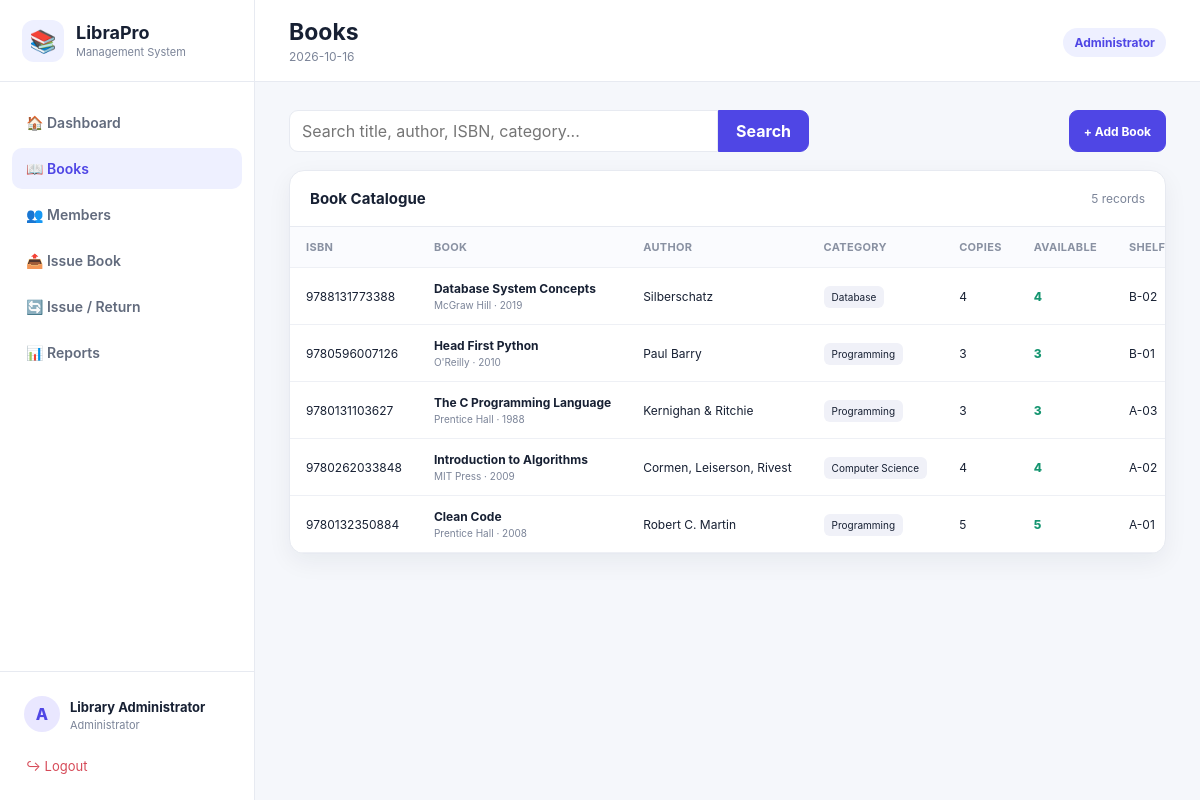
/books (signed in), run on the app's committed database.
### tables this page shows
CREATE TABLE books (
        id INTEGER PRIMARY KEY AUTOINCREMENT,
        isbn TEXT UNIQUE NOT NULL,
        title TEXT NOT NULL,
        author TEXT NOT NULL,
        category TEXT NOT NULL,
        publisher TEXT,
        year INTEGER,
        quantity INTEGER NOT NULL DEFAULT 1,
        available INTEGER NOT NULL DEFAULT 1,
        shelf TEXT,
        created_at TEXT DEFAULT CURRENT_TIMESTAMP
    );

### app.py (the view)
@app.route("/books")
@login_required
def books():
    q = request.args.get("q","").strip()
    conn = get_db()
    if q:
        rows = conn.execute("""SELECT * FROM books WHERE title LIKE ? OR author LIKE ?
                               OR isbn LIKE ? OR category LIKE ? ORDER BY id DESC""",
                            tuple([f"%{q}%"]*4)).fetchall()
    else:
        rows = conn.execute("SELECT * FROM books ORDER BY id DESC").fetchall()
    conn.close()
    return render_template("books.html", books=rows, q=q)

### app.py (called while the page is built)
def get_db():
    conn = sqlite3.connect(DB)
    conn.row_factory = sqlite3.Row
    conn.execute("PRAGMA foreign_keys = ON")
    return conn

def login_required(fn):
    @wraps(fn)
    def wrapper(*args, **kwargs):
        if "user_id" not in session:
            return redirect(url_for("login"))
        return fn(*args, **kwargs)
    return wrapper

@app.context_processor
def inject_globals():
    return {"today": date.today().isoformat(), "current_year": datetime.now().year}

### templates/books.html (shortened to what this page needs)
{% extends "base.html" %}
{% block page_heading %}Books{% endblock %}
{% block content %}
<div class="toolbar"><form class="search" method="get"><input name="q" value="{{ q }}" placeholder="Search title, author, ISBN, category..."><button>Search</button></form><a class="btn primary" href="{{ url_for('add_book') }}">+ Add Book</a></div>
<section class="panel"><div class="panel-head"><h3>Book Catalogue</h3><span class="muted">{{ books|length }} records</span></div>
<div class="table-wrap"><table><thead><tr><th>ISBN</th><th>Book</th><th>Author</th><th>Category</th><th>Copies</th><th>Available</th><th>Shelf</th><th>Actions</th></tr></thead><tbody>
{% for b in books %}<tr><td>{{ b.isbn }}</td><td><b>{{ b.title }}</b><small>{{ b.publisher or '' }}{% if b.year %} · {{ b.year }}{% endif %}</small></td><td>{{ b.author }}</td><td><span class="tag">{{ b.category }}</span></td><td>{{ b.quantity }}</td><td><span class="availability">{{ b.available }}</span></td><td>{{ b.shelf or '-' }}</td></tr>
{% else %}<tr><td colspan="8" class="empty">No books found.</td></tr>{% endfor %}
</tbody></table></div></section>
{% endblock %}

### templates/base.html (shortened to what this page needs)
<!doctype html>
<html lang="en">
<head>
  <link rel="stylesheet" href="{{ url_for('static', filename='css/style.css') }}">
</head>
<body>
<div class="app-shell">
  <aside class="sidebar" id="sidebar">
    <div class="brand">
      <div class="brand-icon">📚</div>
      <div><strong>LibraPro</strong><small>Management System</small></div>
    </div>
    <nav>
      <a href="{{ url_for('dashboard') }}" class="{{ 'active' if request.endpoint=='dashboard' else '' }}">🏠 Dashboard</a>
      <a href="{{ url_for('books') }}" class="{{ 'active' if request.endpoint in ['books','add_book','edit_book'] else '' }}">📖 Books</a>
      <a href="{{ url_for('members') }}" class="{{ 'active' if request.endpoint in ['members','add_member','edit_member'] else '' }}">👥 Members</a>
      <a href="{{ url_for('issue_book') }}">📤 Issue Book</a>
      <a href="{{ url_for('loans') }}" class="{{ 'active' if request.endpoint in ['loans','return_book'] else '' }}">🔄 Issue / Return</a>
      <a href="{{ url_for('reports') }}" class="{{ 'active' if request.endpoint=='reports' else '' }}">📊 Reports</a>
    </nav>
    <div class="sidebar-bottom">
      <div class="user-mini"><span class="avatar">A</span><div><b>{{ session.get('user_name','Admin') }}</b><small>{{ session.get('role','Librarian') }}</small></div></div>
      <a href="{{ url_for('logout') }}" class="logout">↪ Logout</a>
    </div>
  </aside>
  <main class="main">
    <header class="topbar">
      <div>
        <h1>{% block page_heading %}Library Management{% endblock %}</h1>
        <p class="muted">{{ today }}</p>
      </div>
      <div class="top-actions"><span class="role-pill">{{ session.get('role','Librarian') }}</span></div>
    </header>
    <section class="content">
      {% block content %}{% endblock %}
    </section>
  </main>
</div>
</body>
</html>

### css/style.css (style rules this page uses)
:root { --primary:#4f46e5;--primary2:#6366f1;--bg:#f5f7fb;--card:#fff;--text:#172033;--muted:#7b8498;--border:#e7eaf1;--danger:#dc3545;--success:#159570;--shadow:0 8px 25px rgba(23,32,51,.06) }
* { box-sizing:border-box }
body { margin:0;font-family:Inter,ui-sans-serif,system-ui,-apple-system,Segoe UI,Arial,sans-serif;background:var(--bg);color:var(--text) }
a { text-decoration:none;color:inherit }
button,input,select { font:inherit }
.app-shell { display:flex;min-height:100vh }
.sidebar { width:255px;background:#fff;border-right:1px solid var(--border);position:fixed;left:0;top:0;bottom:0;z-index:20;display:flex;flex-direction:column }
.brand { height:82px;display:flex;align-items:center;gap:12px;padding:0 22px;border-bottom:1px solid var(--border) }
.brand-icon { width:42px;height:42px;border-radius:12px;background:#eef0ff;display:grid;place-items:center;font-size:22px }
.brand strong { display:block;font-size:18px }
.brand small,.user-mini small { display:block;color:var(--muted);font-size:11px;margin-top:2px }
.sidebar nav { padding:20px 12px;display:grid;gap:5px }
.sidebar nav a { padding:12px 14px;border-radius:10px;color:#626b7d;font-size:14px;font-weight:600 }
.sidebar nav a:hover,.sidebar nav a.active { background:#eef0ff;color:var(--primary) }
.sidebar-bottom { margin-top:auto;padding:16px;border-top:1px solid var(--border) }
.user-mini { display:flex;align-items:center;gap:10px;padding:8px }
.avatar { width:36px;height:36px;border-radius:50%;display:grid;place-items:center;background:#e9e7ff;color:var(--primary);font-weight:800 }
.user-mini b { font-size:13px }
.logout { display:block;margin-top:8px;padding:10px;color:#d64a58;font-size:13px }
.main { margin-left:255px;width:calc(100% - 255px) }
.topbar { height:82px;background:#fff;border-bottom:1px solid var(--border);display:flex;align-items:center;justify-content:space-between;padding:0 34px }
.topbar h1 { margin:0;font-size:23px }
.topbar p { margin:3px 0 0 }
.muted { color:var(--muted);font-size:12px }
.role-pill { background:#eef0ff;color:var(--primary);padding:7px 11px;border-radius:20px;font-size:12px;font-weight:700 }
.content { padding:28px 34px 50px }
.stat-card,.panel,.form-card { background:var(--card);border:1px solid var(--border);border-radius:15px;box-shadow:var(--shadow) }
.panel { overflow:hidden }
.panel-head { padding:18px 20px;border-bottom:1px solid var(--border);display:flex;align-items:center;justify-content:space-between }
.panel-head h3 { margin:0;font-size:15px }
.table-wrap { overflow:auto }
table { width:100%;border-collapse:collapse;font-size:12px }
th { background:#fafbfe;color:#8991a2;text-align:left;font-weight:700;font-size:11px;text-transform:uppercase;letter-spacing:.3px }
th,td { padding:13px 16px;border-bottom:1px solid #eef0f5;white-space:nowrap }
td small { display:block;color:var(--muted);font-size:10px;margin-top:3px }
.btn { border:1px solid var(--border);background:#fff;border-radius:9px;padding:9px 14px;display:inline-flex;align-items:center;justify-content:center;cursor:pointer;font-weight:700;font-size:12px;color:#4f5667 }
.btn.primary { background:var(--primary);color:#fff;border-color:var(--primary) }
.toolbar { display:flex;justify-content:space-between;gap:12px;margin-bottom:18px }
.search { display:flex;max-width:520px;flex:1 }
.search input { flex:1;border:1px solid var(--border);border-radius:9px 0 0 9px;padding:10px 12px;background:#fff;outline:none }
.search button { border:1px solid var(--primary);background:var(--primary);color:#fff;border-radius:0 9px 9px 0;padding:0 17px;font-weight:700 }
.tag { background:#f0f1f8;padding:5px 8px;border-radius:6px;font-size:10px }
.availability { font-weight:800;color:var(--success) }

### data on the page
books: isbn "9788131773388", title "Database System Concepts", publisher "McGraw Hill", year "2019", author "Silberschatz", category "Database", quantity "4", available "4", shelf "B-02"
books: isbn "9780596007126", title "Head First Python", publisher "O'Reilly", year "2010", author "Paul Barry", category "Programming", quantity "3", available "3", shelf "B-01"
books: isbn "9780131103627", title "The C Programming Language", publisher "Prentice Hall", year "1988", author "Kernighan & Ritchie", category "Programming", quantity "3", available "3", shelf "A-03"
books: isbn "9780262033848", title "Introduction to Algorithms", publisher "MIT Press", year "2009", author "Cormen, Leiserson, Rivest", category "Computer Science", quantity "4", available "4", shelf "A-02"
books: isbn "9780132350884", title "Clean Code", publisher "Prentice Hall", year "2008", author "Robert C. Martin", category "Programming", quantity "5", available "5", shelf "A-01"

### other printed values
{{ session.get('user_name','Admin') }} "Library Administrator"
{{ session.get('role','Librarian') }} "Administrator"
{{ books|length }} "5"
